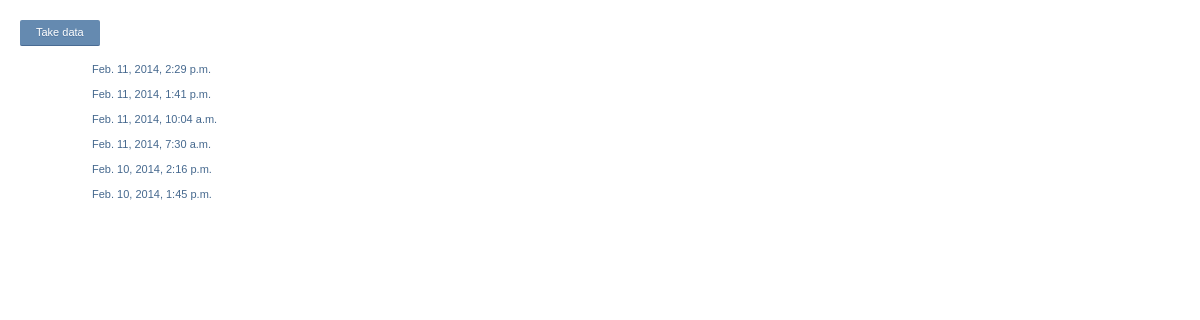
The page /list_of_discounts/ on the database its author committed.
### list_of_discounts/models.py (models this page shows)
class Store_lists_of_discounts(models.Model):
    date_save = models.DateTimeField('date save')
    data = models.TextField()

### list_of_discounts/views.py (the view)
class MainPageListOfDiscounts(generic.ListView):
    template_name = 'list_of_discounts/fresh_list_of_discounts.html'
    context_object_name = 'fresh_list_of_discounts'
    def get_queryset(self):
        return Store_lists_of_discounts.objects.all().order_by('-date_save')[:20]

### list_of_discounts/templates/list_of_discounts/fresh_list_of_discounts.html (shortened to what this page needs)
{% extends "list_of_discounts/base_list_of_discounts.html" %}
{% block content %}
	<a class="list_of_discounts_button" href="{% url 'list_of_discounts:take_list_of_discounts' %}">Take data</a>
	{% if fresh_list_of_discounts %}
	    <ul>
	    {% for discount in fresh_list_of_discounts %}
	        <li class="list_of_discounts_list"><a href="{% url 'list_of_discounts:main_page_list_of_discounts' %}{{ discount.id }}">{{ discount.date_save }}</a></li>
	    {% endfor %}
	    </ul>
	{% else %}
	    <p>No list.</p>
	{% endif %}
{% endblock %}

### list_of_discounts/templates/list_of_discounts/base_list_of_discounts.html (shortened to what this page needs)
{% load staticfiles %}
<!doctype html>
<html lang="en">
<head>
	<link rel="stylesheet" type="text/css" href="{% static 'list_of_discounts/list_of_discounts_style.css' %}" />
</head>
<body>
	{% block content %}{% endblock %}
</body>
</html>

### list_of_discounts/static/list_of_discounts/list_of_discounts_style.css (style rules this page uses)
body { font-size: 11px; font-family: tahoma, arial, verdana, sans-serif, Lucida Sans; margin: 20px; }
.list_of_discounts_button { padding: 6px 16px; border: 0; border-bottom: 1px solid #496b93; text-shadow: 0 1px 0 #5578A0; background: #658AB0; color: #FFF; -webkit-border-radius: 2px; -khtml-border-radius: 2px; -moz-border-radius: 2px; border-radius: 2px; font-size: 11px; margin: 0px; cursor: pointer; white-space: nowrap; outline: none; vertical-align: top; overflow: visible; line-height: 13px; letter-spacing: normal; word-spacing: normal; text-transform: none; text-indent: 0px; display: inline-block; align-items: flex-start; text-align: center; text-decoration: none; }
.list_of_discounts_list a { color: #45688E; text-decoration: none; padding: 6px 16px; line-height: 13px; width: auto; -webkit-border-radius: 2px; -khtml-border-radius: 2px; -moz-border-radius: 2px; border-radius: 2px; }
.list_of_discounts_list { list-style: none; display: table; padding: 6px 16px; line-height: 13px; vertical-align: top; }

### rows shown on the page
Store_lists_of_discounts: date_save "Feb. 11, 2014, 2:29 p.m."
Store_lists_of_discounts: date_save "Feb. 11, 2014, 1:41 p.m."
Store_lists_of_discounts: date_save "Feb. 11, 2014, 10:04 a.m."
Store_lists_of_discounts: date_save "Feb. 11, 2014, 7:30 a.m."
Store_lists_of_discounts: date_save "Feb. 10, 2014, 2:16 p.m."
Store_lists_of_discounts: date_save "Feb. 10, 2014, 1:45 p.m."
